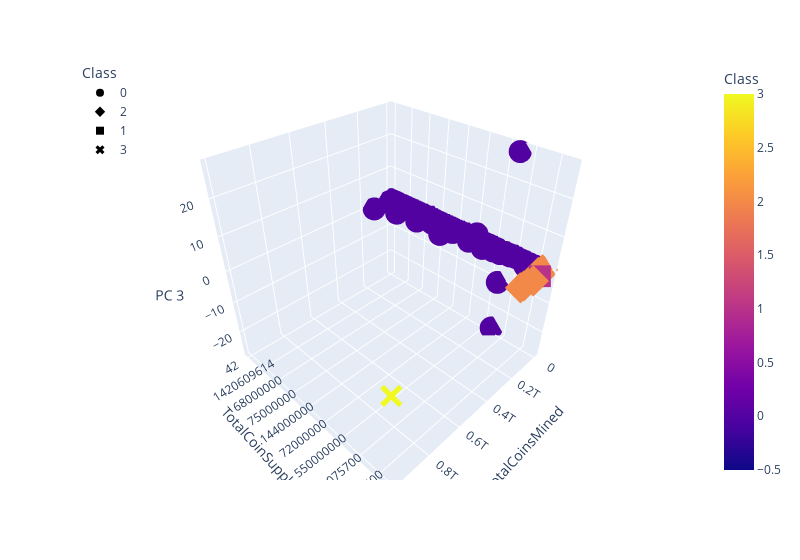

The cell this chart's notebook holds for it:
### Markdown cell above
### Deliverable 4: Visualizing Cryptocurrencies Results

#### 3D-Scatter with Clusters

### Code cell
# Creating a 3D-Scatter with the PCA data and the clusters
# Plotting the clusters with three features
fig = px.scatter_3d(
    clustered_df,
    x="TotalCoinsMined",
    y="TotalCoinSupply",
    z="PC 3",
    color="Class",
    symbol="Class",
    width=800,
)
fig.update_layout(legend=dict(x=0, y=1))
fig.show()

### Figure 1 — Plotly figure (JSON) as saved in the notebook; plotly's stock layout.template omitted (floating-point values rounded to 4 significant figures; data arrays with more than 128 entries replaced by an {"elided": "..."} marker saying what was removed)
{"data": [{"hovertemplate": "Class=%{marker.color}<br>TotalCoinsMined=%{x}<br>TotalCoinSupply=%{y}<br>PC 3=%{z}<extra></extra>", "legendgroup": "0", "marker": {"color": {"elided": "524 int values"}, "coloraxis": "coloraxis", "symbol": "circle"}, "mode": "markers", "name": "0", "scene": "scene", "showlegend": true, "type": "scatter3d", "x": {"elided": "524 float values"}, "y": {"elided": "524 str values"}, "z": {"elided": "524 float values"}}, {"hovertemplate": "Class=%{marker.color}<br>TotalCoinsMined=%{x}<br>TotalCoinSupply=%{y}<br>PC 3=%{z}<extra></extra>", "legendgroup": "2", "marker": {"color": [2, 2, 2, 2, 2, 2], "coloraxis": "coloraxis", "symbol": "diamond"}, "mode": "markers", "name": "2", "scene": "scene", "showlegend": true, "type": "scatter3d", "x": [29280000000.0, 88, 184066828814, 163055097500, 41294520017, 99550000000.0], "y": ["314159265359", "384000000000", "184467440735", "200000000000", "184000000000", "184470000000"], "z": [-0.05042, 0.06379, -0.04225, -0.01557, 0.02625, -0.1292]}, {"hovertemplate": "Class=%{marker.color}<br>TotalCoinsMined=%{x}<br>TotalCoinSupply=%{y}<br>PC 3=%{z}<extra></extra>", "legendgroup": "1", "marker": {"color": [1], "coloraxis": "coloraxis", "symbol": "square"}, "mode": "markers", "name": "1", "scene": "scene", "showlegend": true, "type": "scatter3d", "x": [53140000000.0], "y": ["1000000000000"], "z": [0.02115]}, {"hovertemplate": "Class=%{marker.color}<br>TotalCoinsMined=%{x}<br>TotalCoinSupply=%{y}<br>PC 3=%{z}<extra></extra>", "legendgroup": "3", "marker": {"color": [3], "coloraxis": "coloraxis", "symbol": "x"}, "mode": "markers", "name": "3", "scene": "scene", "showlegend": true, "type": "scatter3d", "x": [990000000000.0], "y": ["990000000000"], "z": [-1.112]}], "layout": {"coloraxis": {"colorbar": {"title": {"text": "Class"}}, "colorscale": [[0, "#0d0887"], [0.1111, "#46039f"], [0.2222, "#7201a8"], [0.3333, "#9c179e"], [0.4444, "#bd3786"], [0.5556, "#d8576b"], [0.6667, "#ed7953"], [0.7778, "#fb9f3a"], [0.8889, "#fdca26"], [1, "#f0f921"]]}, "legend": {"title": {"text": "Class"}, "tracegroupgap": 0, "x": 0, "y": 1}, "margin": {"t": 60}, "scene": {"domain": {"x": [0, 1], "y": [0, 1]}, "xaxis": {"title": {"text": "TotalCoinsMined"}}, "yaxis": {"title": {"text": "TotalCoinSupply"}}, "zaxis": {"title": {"text": "PC 3"}}}, "width": 800}}
